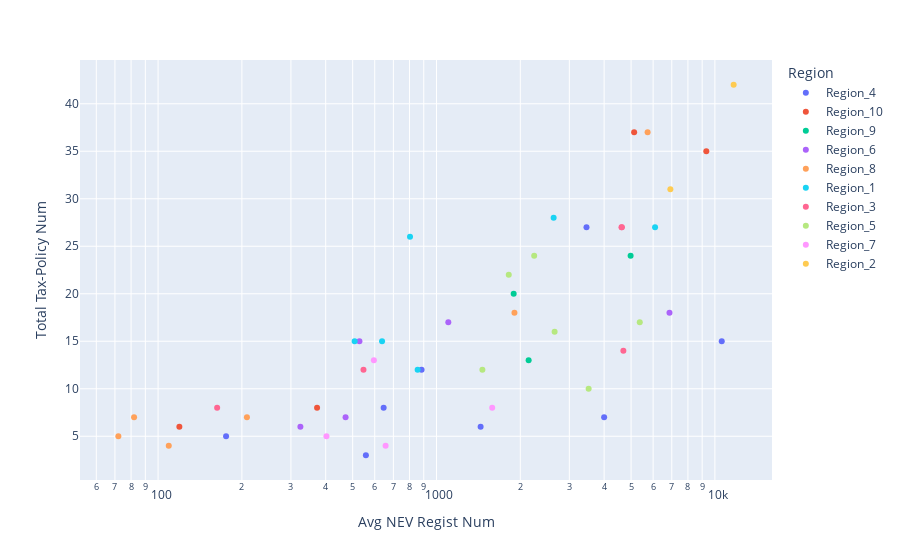

The code cell stored with this chart in its notebook:
### Markdown cell above
## Classified by US 10 Federal Regions

### Code cell
fig = px.scatter(new, x="Avg NEV Regist Num", y="Total Tax-Policy Num",\
                 color="Region", log_x=True, hover_name="State")
fig.show()

### Figure 1 — Plotly figure (JSON) as saved in the notebook; plotly's stock layout.template omitted (floating-point values rounded to 4 significant figures)
{"data": [{"hovertemplate": "<b>%{hovertext}</b><br><br>Region=Region_4<br>Avg NEV Regist Num=%{x}<br>Total Tax-Policy Num=%{y}<extra></extra>", "hovertext": ["Alabama", "Florida", "Georgia", "Kentucky", "Mississippi", "North Carolina", "South Carolina", "Tennessee"], "legendgroup": "Region_4", "marker": {"color": "#636efa", "symbol": "circle"}, "mode": "markers", "name": "Region_4", "orientation": "v", "showlegend": true, "type": "scatter", "x": [646, 10580.0, 4001, 557.8, 175.5, 3458.0, 884, 1440.0], "xaxis": "x", "y": [8, 15, 7, 3, 5, 27, 12, 6], "yaxis": "y"}, {"hovertemplate": "<b>%{hovertext}</b><br><br>Region=Region_10<br>Avg NEV Regist Num=%{x}<br>Total Tax-Policy Num=%{y}<extra></extra>", "hovertext": ["Alaska", "Idaho", "Oregon", "Washington"], "legendgroup": "Region_10", "marker": {"color": "#EF553B", "symbol": "circle"}, "mode": "markers", "name": "Region_10", "orientation": "v", "showlegend": true, "type": "scatter", "x": [119.2, 372.5, 5128.0, 9313.0], "xaxis": "x", "y": [6, 8, 37, 35], "yaxis": "y"}, {"hovertemplate": "<b>%{hovertext}</b><br><br>Region=Region_9<br>Avg NEV Regist Num=%{x}<br>Total Tax-Policy Num=%{y}<extra></extra>", "hovertext": ["Arizona", "Hawaii", "Nevada"], "legendgroup": "Region_9", "marker": {"color": "#00cc96", "symbol": "circle"}, "mode": "markers", "name": "Region_9", "orientation": "v", "showlegend": true, "type": "scatter", "x": [4980.0, 2143.0, 1893.0], "xaxis": "x", "y": [24, 13, 20], "yaxis": "y"}, {"hovertemplate": "<b>%{hovertext}</b><br><br>Region=Region_6<br>Avg NEV Regist Num=%{x}<br>Total Tax-Policy Num=%{y}<extra></extra>", "hovertext": ["Arkansas", "Louisiana", "New Mexico", "Oklahoma", "Texas"], "legendgroup": "Region_6", "marker": {"color": "#ab63fa", "symbol": "circle"}, "mode": "markers", "name": "Region_6", "orientation": "v", "showlegend": true, "type": "scatter", "x": [324.5, 471.5, 528.8, 1103.0, 6868.0], "xaxis": "x", "y": [6, 7, 15, 17, 18], "yaxis": "y"}, {"hovertemplate": "<b>%{hovertext}</b><br><br>Region=Region_8<br>Avg NEV Regist Num=%{x}<br>Total Tax-Policy Num=%{y}<extra></extra>", "hovertext": ["Colorado", "Montana", "North Dakota", "South Dakota", "Utah", "Wyoming"], "legendgroup": "Region_8", "marker": {"color": "#FFA15A", "symbol": "circle"}, "mode": "markers", "name": "Region_8", "orientation": "v", "showlegend": true, "type": "scatter", "x": [5731.0, 208.5, 72, 109.2, 1906.0, 82], "xaxis": "x", "y": [37, 7, 5, 4, 18, 7], "yaxis": "y"}, {"hovertemplate": "<b>%{hovertext}</b><br><br>Region=Region_1<br>Avg NEV Regist Num=%{x}<br>Total Tax-Policy Num=%{y}<extra></extra>", "hovertext": ["Connecticut", "Maine", "Massachusetts", "New Hampshire", "Rhode Island", "Vermont"], "legendgroup": "Region_1", "marker": {"color": "#19d3f3", "symbol": "circle"}, "mode": "markers", "name": "Region_1", "orientation": "v", "showlegend": true, "type": "scatter", "x": [2635, 637.5, 6096.0, 855.8, 508.2, 803.5], "xaxis": "x", "y": [28, 15, 27, 12, 15, 26], "yaxis": "y"}, {"hovertemplate": "<b>%{hovertext}</b><br><br>Region=Region_3<br>Avg NEV Regist Num=%{x}<br>Total Tax-Policy Num=%{y}<extra></extra>", "hovertext": ["Delaware", "Maryland", "Pennsylvania", "Virginia", "West Virginia"], "legendgroup": "Region_3", "marker": {"color": "#FF6692", "symbol": "circle"}, "mode": "markers", "name": "Region_3", "orientation": "v", "showlegend": true, "type": "scatter", "x": [546.8, 4634.0, 4690.0, 4619, 163], "xaxis": "x", "y": [12, 27, 14, 27, 8], "yaxis": "y"}, {"hovertemplate": "<b>%{hovertext}</b><br><br>Region=Region_5<br>Avg NEV Regist Num=%{x}<br>Total Tax-Policy Num=%{y}<extra></extra>", "hovertext": ["Illinois", "Indiana", "Michigan", "Minnesota", "Ohio", "Wisconsin"], "legendgroup": "Region_5", "marker": {"color": "#B6E880", "symbol": "circle"}, "mode": "markers", "name": "Region_5", "orientation": "v", "showlegend": true, "type": "scatter", "x": [5372.0, 1462.0, 2656.0, 2244.0, 3520, 1818], "xaxis": "x", "y": [17, 12, 16, 24, 10, 22], "yaxis": "y"}, {"hovertemplate": "<b>%{hovertext}</b><br><br>Region=Region_7<br>Avg NEV Regist Num=%{x}<br>Total Tax-Policy Num=%{y}<extra></extra>", "hovertext": ["Iowa", "Kansas", "Missouri", "Nebraska"], "legendgroup": "Region_7", "marker": {"color": "#FF97FF", "symbol": "circle"}, "mode": "markers", "name": "Region_7", "orientation": "v", "showlegend": true, "type": "scatter", "x": [595.8, 656.5, 1585.0, 402.5], "xaxis": "x", "y": [13, 4, 8, 5], "yaxis": "y"}, {"hovertemplate": "<b>%{hovertext}</b><br><br>Region=Region_2<br>Avg NEV Regist Num=%{x}<br>Total Tax-Policy Num=%{y}<extra></extra>", "hovertext": ["New Jersey", "New York"], "legendgroup": "Region_2", "marker": {"color": "#FECB52", "symbol": "circle"}, "mode": "markers", "name": "Region_2", "orientation": "v", "showlegend": true, "type": "scatter", "x": [6919, 11677], "xaxis": "x", "y": [31, 42], "yaxis": "y"}], "layout": {"autosize": true, "legend": {"title": {"text": "Region"}, "tracegroupgap": 0}, "margin": {"t": 60}, "xaxis": {"anchor": "y", "autorange": true, "domain": [0, 1], "range": [1.72, 4.205], "title": {"text": "Avg NEV Regist Num"}, "type": "log"}, "yaxis": {"anchor": "x", "autorange": true, "domain": [0, 1], "range": [-0.01969, 45.02], "title": {"text": "Total Tax-Policy Num"}, "type": "linear"}}}
